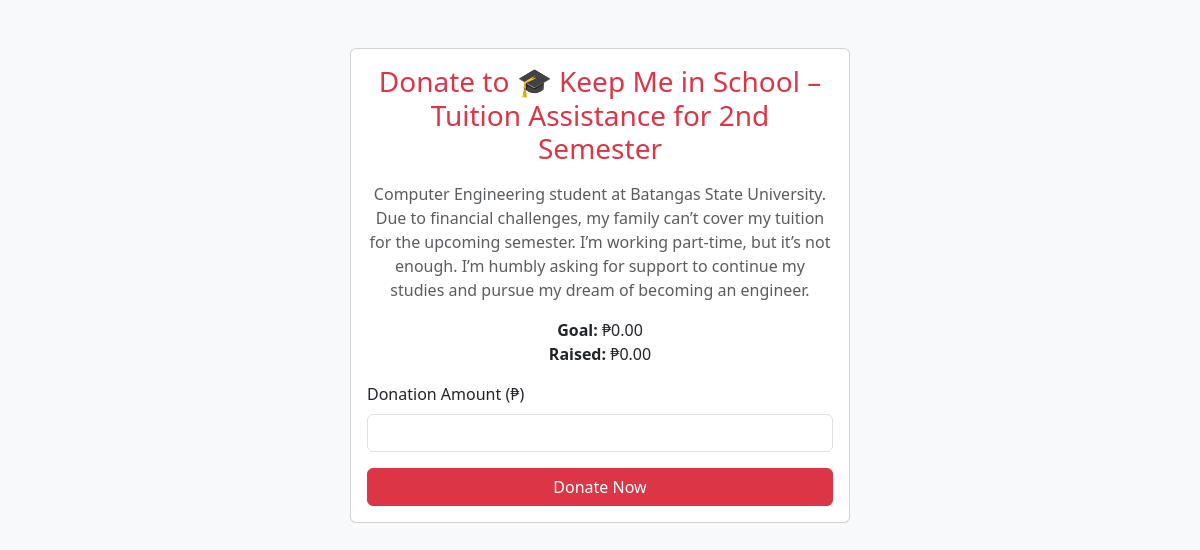
Page /user/donate.php?id=9 (signed in) on the committed database.
### tables this page shows
CREATE TABLE `campaigns` (
  `id` int(11) NOT NULL,
  `user_id` int(11) DEFAULT NULL,
  `name` varchar(100) NOT NULL,
  `email` varchar(100) NOT NULL,
  `studentId` varchar(50) DEFAULT NULL,
  `title` varchar(150) NOT NULL,
  `goal` decimal(10,2) NOT NULL,
  `category` varchar(50) DEFAULT NULL,
  `description` text DEFAULT NULL,
  `image` varchar(255) DEFAULT NULL,
  `created_at` timestamp NOT NULL DEFAULT current_timestamp(),
  `goal_amount` decimal(10,2) DEFAULT 0.00,
  `raised_amount` decimal(10,2) DEFAULT 0.00
);

### user/donate.php (the view, shortened to what this page needs)
<?php
include('config.php');
$campaign_id = $_GET['id'] ?? 0;
$stmt = $conn->prepare("SELECT * FROM campaigns WHERE id = ?");
$stmt->bind_param("i", $campaign_id);
$stmt->execute();
$result = $stmt->get_result();
$campaign = $result->fetch_assoc();
?>
<!DOCTYPE html>
<html lang="en">
<head>
  <link href="https://cdn.jsdelivr.net/npm/bootstrap@5.3.3/dist/css/bootstrap.min.css" rel="stylesheet"/>
</head>
<body class="bg-light">
<div class="container py-5">
  <div class="card mx-auto" style="max-width: 500px;">
    <div class="card-body">
      <h3 class="card-title text-danger text-center mb-3">Donate to <?= htmlspecialchars($campaign['title']) ?></h3>
      <p class="text-muted text-center"><?= htmlspecialchars($campaign['description']) ?></p>
      <p class="text-center"><strong>Goal:</strong> ₱<?= number_format($campaign['goal_amount'], 2) ?><br>
      <strong>Raised:</strong> ₱<?= number_format($campaign['raised_amount'], 2) ?></p>
      <form method="POST">
        <div class="mb-3">
          <label for="amount" class="form-label">Donation Amount (₱)</label>
          <input type="number" name="amount" id="amount" class="form-control" required min="1" step="0.01">
        </div>
        <button type="submit" class="btn btn-danger w-100">Donate Now</button>
      </form>
    </div>
  </div>
</div>
</body>
</html>

### rows in the picture
campaigns: title "🎓 Keep Me in School – Tuition Assistance for 2nd Semester", description "Computer Engineering student at Batangas State University. Due to financial challenges, my family can’t cover my tuition for the upcoming semester. I’m working part-time, but it’s not enough. I’m humbly asking for support to continue my studies and pursue my dream of becoming an engineer.", goal_amount "0.00", raised_amount "0.00"
